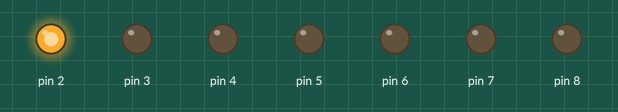
Recording of a sketch running on a simulated Arduino Uno, built with avr-gcc and run on an emulated ATmega328P. Shown: output pins drawn as LEDs (lit = HIGH).

Above: at 0.05 s.
At 0.55 s:
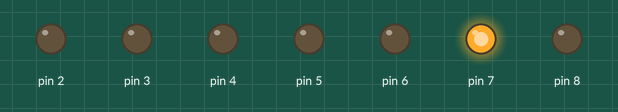
At 1.05 s:
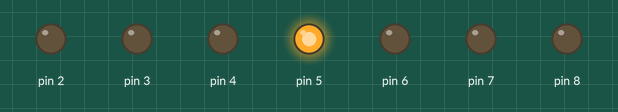
At 1.55 s:
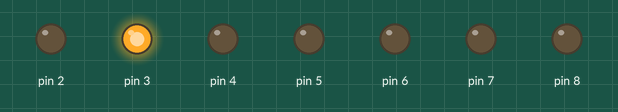
At 2.1 s:
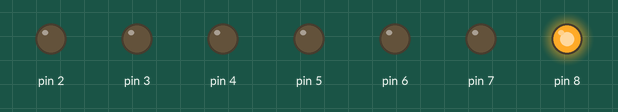
At 3.05 s:
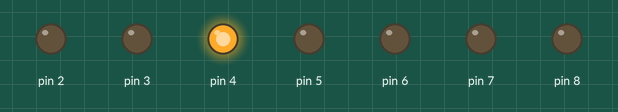
Timing chart, 0 to 3.4 s (numbered marks = the images above):
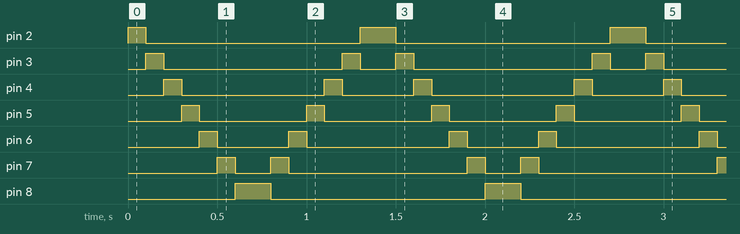

Measured:
- by itself, pin 2: repeats every 1.4 s: LOW 1.2 s, HIGH 0.20 s
- by itself, pin 3: repeats every 1.4 s: LOW 1.0 s, HIGH 0.10 s, LOW 0.20 s, HIGH 0.10 s
- by itself, pin 4: repeats every 1.4 s: LOW 0.80 s, HIGH 0.10 s, LOW 0.40 s, HIGH 0.10 s
- by itself, pin 5: alternates HIGH for 0.10 s and LOW for 0.60 s
- by itself, pin 6: repeats every 1.4 s: LOW 0.40 s, HIGH 0.10 s, LOW 0.80 s, HIGH 0.10 s
- by itself, pin 7: repeats every 1.4 s: LOW 0.20 s, HIGH 0.10 s, LOW 1.0 s, HIGH 0.10 s
- by itself, pin 8: alternates HIGH for 0.20 s and LOW for 1.2 s

The sketch:

LEDpatterns.ino.ino
```cpp
int led_1=2;
int led_2=3;
int led_3=4;
int led_4=5;
int led_5=6;
int led_6=7;
int led_7=8;
void setup() {
  for(int i=2;i<=8;i++)
  {
  pinMode(i,OUTPUT);
  }


}

void loop() {
 for(int i=2;i<=8;i++)
 {
  digitalWrite(i,HIGH);
  delay(100);
  digitalWrite(i,LOW);
 }

 for(int i=8;i>=2;i--)
 {
  digitalWrite(i,HIGH);
  delay(100);
  digitalWrite(i,LOW);
 }
}
```
